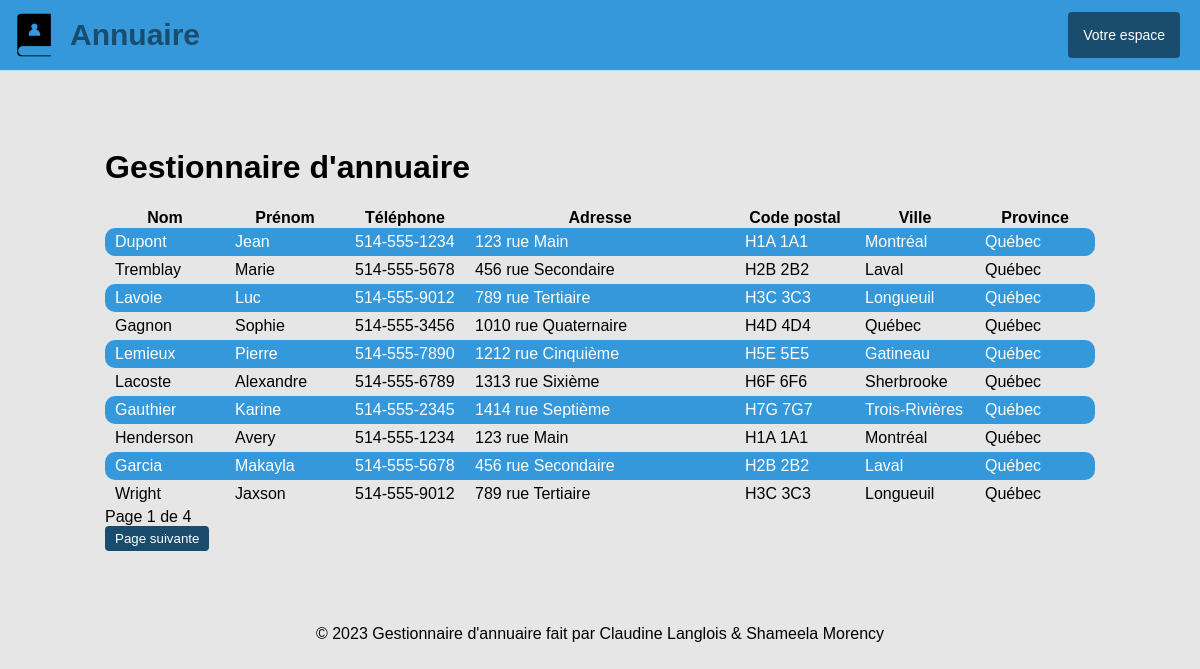
Page /liste.php on the committed database.
### tables this page shows
CREATE TABLE personne (
  id INT(6) AUTO_INCREMENT PRIMARY KEY,
  prenom VARCHAR(30) NOT NULL,
  nom VARCHAR(30) NOT NULL,
  telephone VARCHAR(15),
  adresse VARCHAR(50),
  code_postal VARCHAR(10),
  ville VARCHAR(30),
  province VARCHAR(30)
);

### liste.php (the view, shortened to what this page needs)
<!DOCTYPE html>
<html>
<head>
  <link rel="stylesheet" href="style.css">
</head>
<body>
  <?php require_once('./header.php');?>
  <div id="main">
    <div>
      <h1>Gestionnaire d'annuaire</h1>
      <?php
      require_once('./connexion_db.php');
      (int)$page_courante = isset($_POST["changer_page"]) ? $_POST["changer_page"] : 1 ;
      $sql_count = "SELECT count(*) FROM personne";
      $sql = "SELECT * FROM personne LIMIT 10 OFFSET " . $page_courante * 10 - 10 ;
      $resultat_count = $conn->query($sql_count);
      $resultat = $conn->query($sql);
      $page_total = ceil($resultat_count->fetch_assoc()['count(*)'] / 10);
      if ($resultat->num_rows > 0) {
        echo "<table>";
        echo "<tr><th>Nom</th>
              <th>Prénom</th>
              <th>Téléphone</th>
              <th>Adresse</th>
              <th>Code postal</th>
              <th>Ville</th>
              <th>Province</th></tr>";
        while($row = $resultat->fetch_assoc()) {
          echo "<tr class='couleur_rangee'>";
          echo "<td>" . $row["nom"] . "</td>
                <td>" . $row["prenom"] . "</td>
                <td>" . $row["telephone"] . "</td>
                <td class='adresse'>" . $row["adresse"] . "</td>
                <td>" . $row["code_postal"] . "</td>
                <td>" . $row["ville"] . "</td>
                <td>" . $row["province"] . "</td>";
          echo "</tr>";
        }
        echo "</table>";
      }
      echo "Page $page_courante de " . $page_total;
      if ($page_courante < $page_total) {
        echo "<form action='liste.php' method='post'><input type='hidden' name='changer_page' value='" . (int)$page_courante + 1 . "'><button>Page suivante</button></form>";
      }
?>
    </div>
  </div>
  <?php require_once('./footer.php');?>
</body>
</html>

### header.php
<div id="header">
    <link rel="stylesheet" href="/Langlois_Morency_Annuaire/style.css">
    <a href="/Langlois_Morency_Annuaire/index.php">
        <img src="/Langlois_Morency_Annuaire/images/annuaire-noir.png">Annuaire</a>
    <button id="bouton_header" onclick="window.location.href = '/Langlois_Morency_Annuaire/connect_user/index.php'">
        Votre espace
    </button>
</div>

### footer.php
<div id= "footer">
<p>&copy; 2023 Gestionnaire d'annuaire fait par Claudine Langlois & Shameela Morency </p>
</div>

### style.css (style rules this page uses)
body { display: flex; flex-direction: column; margin: 0; padding: 0; min-height: 100%; font-family: Arial, Helvetica, sans-serif; background-color: #e6e6e6; }
a { text-decoration: none; color: black; }
h1 { font-size: 32px; font-family: Arial, Helvetica, sans-serif; font-weight: bold; }
#header { display: flex; justify-content: space-between; background-color: #3498db; align-items: center; font-size: 30px; font-weight: 800; box-shadow: 0px 1px #c5e0ed; padding-right: 20px; }
#header img { height: 50px; margin: 10px; }
#header a { display: flex; align-items: center; }
#bouton_header { padding: 15px; background-color: #1a4c6d; font-size: 14px; }
#main { margin: 8px; padding-bottom: 50px; padding-top: 50px; display: flex; flex-direction: column; align-items: center; justify-content: center; }
table { border-collapse: collapse; }
tr { border-radius: 4px; }
td { padding: 5px 10px; width: 100px; }
td.adresse { width: 250px; }
td:first-child { border-top-left-radius: 10px; border-bottom-left-radius: 10px; }
td:last-child { border-bottom-right-radius: 10px; border-top-right-radius: 10px; }
.couleur_rangee:nth-child(even) { background-color: #3498db; color: #fff; }
button { background-color: #1a4c6d; color: white; padding: 5px 10px; border: none; border-radius: 4px; cursor: pointer; }
#footer { height: 50px; display: flex; align-items: center; justify-content: center; left: 0; bottom: 0; width: 100%; }

### rows in the picture
personne: nom "Dupont", prenom "Jean", telephone "514-555-1234", adresse "123 rue Main", code_postal "H1A 1A1", ville "Montréal", province "Québec"
personne: nom "Tremblay", prenom "Marie", telephone "514-555-5678", adresse "456 rue Secondaire", code_postal "H2B 2B2", ville "Laval", province "Québec"
personne: nom "Lavoie", prenom "Luc", telephone "514-555-9012", adresse "789 rue Tertiaire", code_postal "H3C 3C3", ville "Longueuil", province "Québec"
personne: nom "Gagnon", prenom "Sophie", telephone "514-555-3456", adresse "1010 rue Quaternaire", code_postal "H4D 4D4", ville "Québec", province "Québec"
personne: nom "Lemieux", prenom "Pierre", telephone "514-555-7890", adresse "1212 rue Cinquième", code_postal "H5E 5E5", ville "Gatineau", province "Québec"
personne: nom "Lacoste", prenom "Alexandre", telephone "514-555-6789", adresse "1313 rue Sixième", code_postal "H6F 6F6", ville "Sherbrooke", province "Québec"
personne: nom "Gauthier", prenom "Karine", telephone "514-555-2345", adresse "1414 rue Septième", code_postal "H7G 7G7", ville "Trois-Rivières", province "Québec"
personne: nom "Henderson", prenom "Avery", telephone "514-555-1234", adresse "123 rue Main", code_postal "H1A 1A1", ville "Montréal", province "Québec"
personne: nom "Garcia", prenom "Makayla", telephone "514-555-5678", adresse "456 rue Secondaire", code_postal "H2B 2B2", ville "Laval", province "Québec"
personne: nom "Wright", prenom "Jaxson", telephone "514-555-9012", adresse "789 rue Tertiaire", code_postal "H3C 3C3", ville "Longueuil", province "Québec"

### other values in the picture
$page_courante "1"
$page_total "4"
